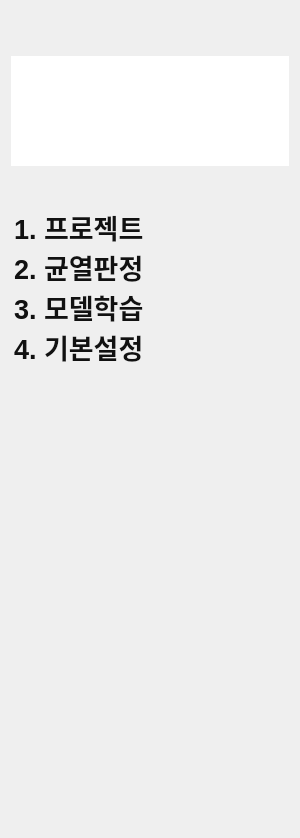
       <widget class="QFrame" name="sidebar">
        <property name="minimumSize">
         <size>
          <width>300</width>
          <height>0</height>
         </size>
        </property>
        <property name="maximumSize">
         <size>
          <width>190</width>
          <height>16777215</height>
         </size>
        </property>
        <property name="frameShape">
         <enum>QFrame::NoFrame</enum>
        </property>
        <layout class="QGridLayout" name="gridLayout_9">
         <item row="0" column="0">
          <spacer name="sidebarSpacer_2">
           <property name="orientation">
            <enum>Qt::Vertical</enum>
           </property>
           <property name="sizeType">
            <enum>QSizePolicy::Fixed</enum>
           </property>
           <property name="sizeHint" stdset="0">
            <size>
             <width>20</width>
             <height>40</height>
            </size>
           </property>
          </spacer>
         </item>
         <item row="3" column="0" colspan="2">
          <widget class="QListWidget" name="list_nav">
           <property name="sizePolicy">
            <sizepolicy hsizetype="Expanding" vsizetype="Minimum">
             <horstretch>0</horstretch>
             <verstretch>0</verstretch>
            </sizepolicy>
           </property>
           <property name="minimumSize">
            <size>
             <width>0</width>
             <height>500</height>
            </size>
           </property>
           <property name="font">
            <font>
             <family>Segoe UI</family>
             <pointsize>20</pointsize>
             <weight>75</weight>
             <bold>true</bold>
            </font>
           </property>
           <property name="styleSheet">
            <string notr="true">QListWidget {
    background: transparent;
    border: 0px;
    outline: 0px;
    margin : 0px;
    padding: 0px;
}

QListWidget::item {
    /* ▼▼▼ 아래 margin-bottom 수치를 조절하여 간격을 띄웁니다 ▼▼▼ */
    margin : 0px;
    padding: 0px;
    border-radius: 10px;
    color: #111;
}

QListWidget::item:hover {
    background: #f3f4f6;
    margin : 0px;
    padding: 0px;
}

QListWidget::item:selected {
    background: #dbeafe;
    color: #1d4ed8;
    font-weight: 700;
}</string>
           </property>
           <property name="spacing">
            <number>40</number>
           </property>
           <property name="currentRow">
            <number>-1</number>
           </property>
           <item>
            <property name="text">
             <string>1. 프로젝트</string>
            </property>
           </item>
           <item>
            <property name="text">
             <string>2. 균열판정</string>
            </property>
           </item>
           <item>
            <property name="text">
             <string>3. 모델학습</string>
            </property>
           </item>
           <item>
            <property name="text">
             <string>4. 기본설정</string>
            </property>
           </item>
          </widget>
         </item>
         <item row="5" column="0">
          <widget class="QLabel" name="label_23">
           <property name="sizePolicy">
            <sizepolicy hsizetype="Fixed" vsizetype="Fixed">
             <horstretch>250</horstretch>
             <verstretch>60</verstretch>
            </sizepolicy>
           </property>
           <property name="minimumSize">
            <size>
             <width>175</width>
             <height>0</height>
            </size>
           </property>
           <property name="maximumSize">
            <size>
             <width>16777215</width>
             <height>60</height>
            </size>
           </property>
           <property name="text">
            <string/>
           </property>
           <property name="pixmap">
            <pixmap resource="Postech_logo.qrc">:/Postech_logo/postech_logo.jpg</pixmap>
           </property>
           <property name="scaledContents">
            <bool>true</bool>
           </property>
          </widget>
         </item>
         <item row="2" column="0">
          <spacer name="sidebarSpacer_3">
           <property name="orientation">
            <enum>Qt::Vertical</enum>
           </property>
           <property name="sizeType">
            <enum>QSizePolicy::Fixed</enum>
           </property>
           <property name="sizeHint" stdset="0">
            <size>
             <width>20</width>
             <height>40</height>
            </size>
           </property>
          </spacer>
         </item>
         <item row="1" column="0" colspan="2">
          <widget class="QLabel" name="label_18">
           <property name="enabled">
            <bool>true</bool>
           </property>
           <property name="sizePolicy">
            <sizepolicy hsizetype="Preferred" vsizetype="Minimum">
             <horstretch>0</horstretch>
             <verstretch>0</verstretch>
            </sizepolicy>
           </property>
           <property name="minimumSize">
            <size>
             <width>0</width>
             <height>110</height>
            </size>
           </property>
           <property name="maximumSize">
            <size>
             <width>16777215</width>
             <height>100</height>
            </size>
           </property>
           <property name="styleSheet">
            <string notr="true">background : white</string>
           </property>
           <property name="text">
            <string/>
           </property>
           <property name="pixmap">
            <pixmap resource="PoscoFutureM_logo.qrc">:/logo/PoscoFutureM_logo.png</pixmap>
           </property>
           <property name="scaledContents">
            <bool>true</bool>
           </property>
          </widget>
         </item>
         <item row="4" column="0">
          <spacer name="sidebarSpacer_4">
           <property name="orientation">
            <enum>Qt::Vertical</enum>
           </property>
           <property name="sizeType">
            <enum>QSizePolicy::Fixed</enum>
           </property>
           <property name="sizeHint" stdset="0">
            <size>
             <width>20</width>
             <height>100</height>
            </size>
           </property>
          </spacer>
         </item>
        </layout>
       </widget>
